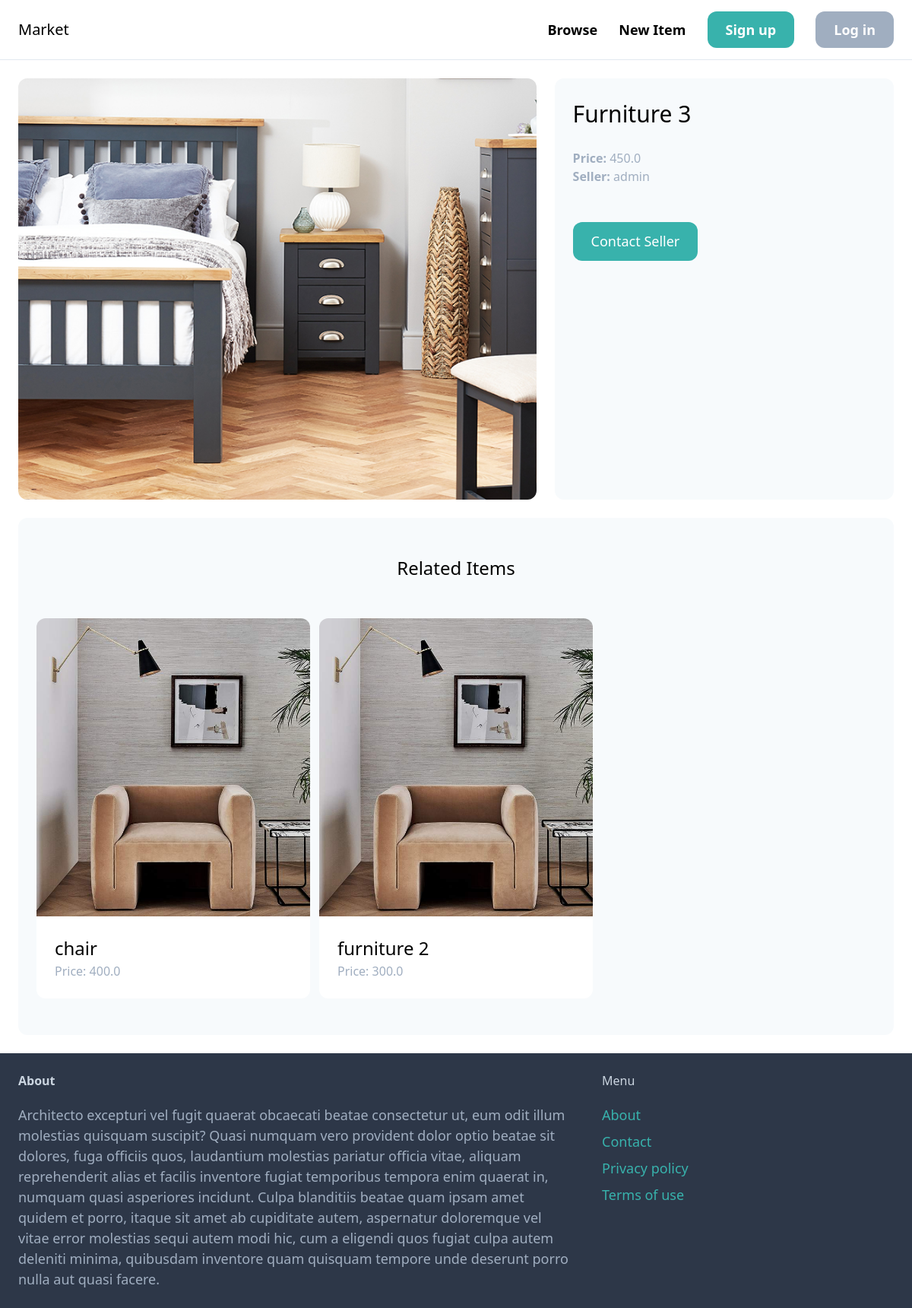
Page /item//8/ on the earlier database version.
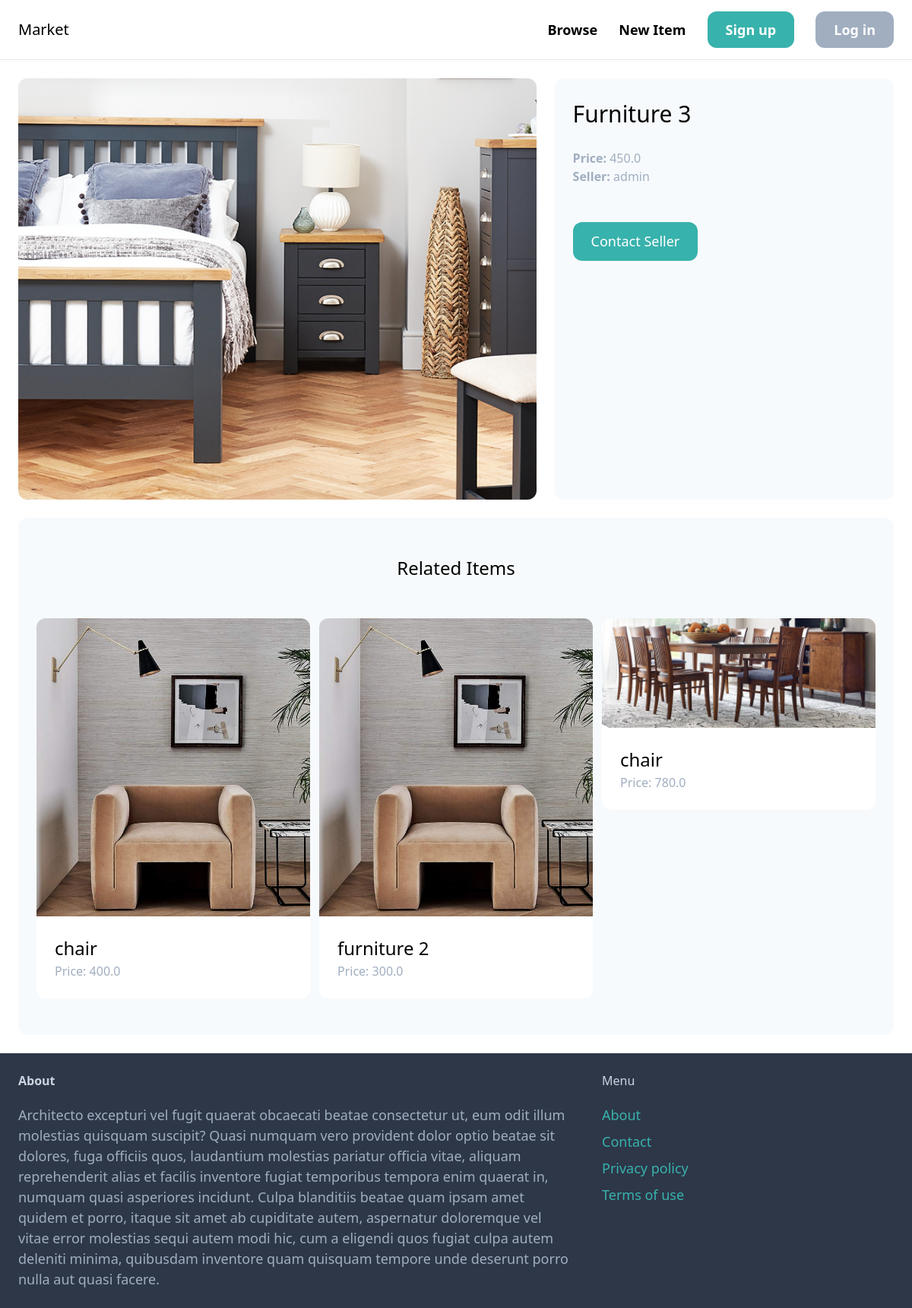
Same page on the later database version.
### item/models.py (models this page shows, shortened)
class Item(models.Model):
    category = models.ForeignKey(Category, related_name="items", on_delete=models.CASCADE)
    name = models.CharField(max_length=255)
    description = models.TextField(blank=True, null=True)
    price = models.FloatField()
    image = models.ImageField(upload_to="item_images", blank=True, null=True)
    is_sold = models.BooleanField(default=False)
    created_by = models.ForeignKey(User, related_name="items", on_delete=models.CASCADE)
    created_at = models.DateTimeField(auto_now_add=True)

### item/views.py (the view)
# urls.py: path("/<int:pk>/", views.detail, name="detail"),
def detail(request, pk):
    item = get_object_or_404(Item, pk=pk)
    related_items = Item.objects.filter(category=item.category, is_sold=False).exclude(pk=pk)[0:3]
    context = {
        "item":item,
        "related_items": related_items
    }
    return render(request, "detail.html", context)

### templates/detail.html (shortened to what this page needs)
{% extends 'base.html' %}
{% block content%}
    <div class="grid grid-cols-5 gap-6">
        <div class="col-span-3">
            <img src="{{ item.image.url }}" class="rounded-xl">
        </div>
        <div class="col-span-2 p-6 bg-gray-100 rounded-xl">
            <h1 class="mb-6 text-3xl">{{ item.name }}</h1>
            <p class="text-gray-500"><strong>Price: </strong>{{ item.price }}</p>
            <p class="text-gray-500"><strong>Seller: </strong>{{ item.created_by.username }}</p>
            <br>
            {% if request.user == item.created_by %}
                <div class="mt-6 bg-white rounded-xl">
                    <p>This is your item!</p>
                    <a href="{% url 'item:update' item.id %}" class="inline-block mt-6 px-6 py-3 text-lg font-semibold bg-teal-500 text-white rounded-xl">Update</a>
                    <a href="{% url 'item:delete' item.id%}" class="inline-block mt-6 px-6 py-3 text-lg font-semibold bg-red-500 text-white rounded-xl">Delete</a>
                </div>
            {% else %}
                <a href="#" class="inline-block mt-6 px-6 py-3 text-lg font-demibold bg-teal-500 text-white rounded-xl hover:bg-teal-700">
                    Contact Seller
                </a>
            {% endif %}
        </div>
    </div>
    <div class="mt-6 px-6 py-12 bg-gray-100 rounded-xl">
        <h2 class="mb-12 text-2xl text-center">Related Items</h2>
        <div class="grid grid-cols-3 gap-3">
                {% for item in related_items %}
                        <div>
                                <a href="{% url 'item:detail' item.id %}">
                                        <div>
                                                <img src="{{ item.image.url }}" class="rounded-t-xl">
                                        </div>
                                        <div class="p-6 bg-white rounded-b-xl">
                                                <h2 class="text-2xl">{{ item.name }}</h2>
                                                <p class="text-gray-500">Price: {{ item.price }}</p>
                                        </div>
                                </a>
                        </div>
                {% endfor %}
        </div>
    </div>
{% endblock%}

Differences in the rows shown:
added Item: image (picture), name "chair", price "780.0"
